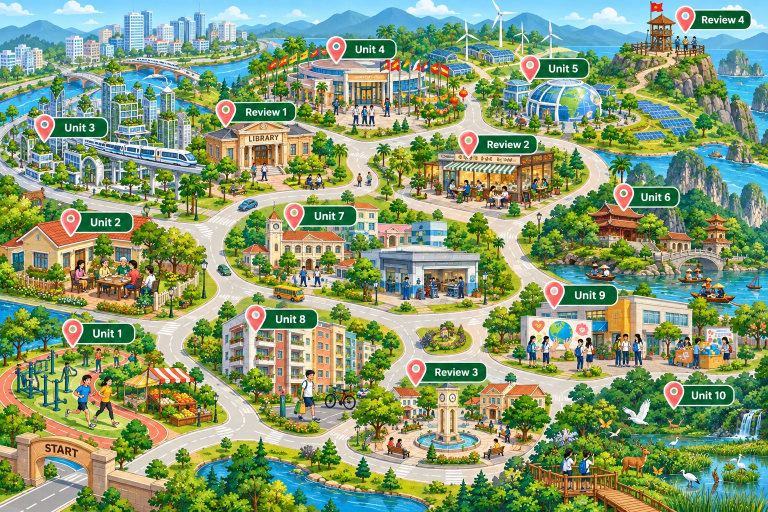
#> input picture grade11/assets/map.webp, 1536 x 1024 px (shown at 1/2 size)
$ python make-unit-maps.py
#> lines starting #> are read from the running program, lines starting #| are printed output that depends on the picture
#!/usr/bin/env python3
"""
make-unit-maps.py — dựng 10 bản đồ unit lớp 11 từ chính bản đồ chính (map.webp).

Vì sao có tệp này: bố cục bản đồ unit cô duyệt (Global_Success_11_preview.jpg)
là bố cục ghép — nền là bản đồ chính làm mờ, 8 thẻ tiết, dải 3 ô cảnh cắt từ khu
của unit đó. Bản xem trước chỉ ~480×320 mỗi unit, chiếu lên là vỡ, nên dựng lại ở
1536×1024 từ map.webp gốc. Toạ độ thẻ lấy đúng Global_Success_11_coordinates.json.

Cách chạy (từ thư mục Global_Success_11):
    python3 tools/make-unit-maps.py
Ghi đè assets/unit01-map.webp … unit10-map.webp và in toạ độ vùng bấm.

Chỉ dùng lúc dựng bài. KHÔNG phải một phần của trang chạy.
"""
import os
from PIL import Image, ImageDraw, ImageFilter, ImageFont

HERE = os.path.dirname(os.path.dirname(os.path.abspath(__file__)))
SRC = os.path.join(HERE, 'assets', 'map.webp')
W, H = 1536, 1024

GREEN = (11, 90, 46)          # đúng tông nhãn ghim trên bản đồ chính
GREEN_DARK = (8, 66, 36)
CREAM = (255, 248, 225)
CREAM_LINE = (232, 217, 168)
INK = (29, 59, 42)

FONT = '/System/Library/Fonts/Avenir Next.ttc'
def font(size, face='bold'):
    return ImageFont.truetype(FONT, size, index={'bold': 0, 'demi': 2, 'heavy': 8}[face])

TITLES = {1: 'A Long and Healthy Life', 2: 'The Generation Gap', 3: 'Cities of the Future',
          4: 'ASEAN and Viet Nam', 5: 'Global Warming', 6: 'Preserving Our Heritage',
          7: 'Education Options for School-leavers', 8: 'Becoming Independent',
          9: 'Social Issues', 10: 'The Ecosystem'}

LESSONS = ['Getting Started', 'Language', 'Reading', 'Speaking', 'Listening', 'Writing',
           'Communication\n& Culture', 'Looking Back\n& Project']

# Thẻ: (x0, y0, x1, y1) của thân thẻ — đúng file toạ độ. Hàng trên 01→04 trái sang
# phải, hàng dưới 05→08 phải sang trái (đường đi vòng chữ U).
COLS = [65, 425, 785, 1145]
CARD_W, CARD_H = 327, 149
TOP_Y, BOT_Y = 231, 794
CARDS = ([(x, TOP_Y) for x in COLS] + [(x, BOT_Y) for x in reversed(COLS)])
CIRCLE_R = 40                 # vòng tròn số: tâm ở giữa thẻ, cao hơn mép thẻ 35px

# Ba ô cảnh (x, y, w) cắt từ map.webp; h = w·300/455. Không cắt ngang nhãn nào.
CROPS = {
    1: [(0, 760, 400), (60, 707, 240), (232, 706, 250)],
    2: [(40, 405, 360), (120, 470, 230), (0, 484, 218)],
    3: [(0, 0, 340), (220, 260, 230), (60, 40, 270)],
    4: [(600, 60, 310), (600, 128, 250), (700, 130, 200)],
    5: [(880, 0, 380), (1080, 166, 200), (1150, 180, 260)],
    6: [(1200, 300, 336), (1240, 434, 220), (1300, 460, 236)],
    7: [(540, 400, 300), (460, 472, 200), (720, 480, 250)],
    8: [(430, 600, 300), (560, 700, 180), (430, 668, 200)],
    9: [(1030, 555, 300), (1040, 618, 220), (1220, 618, 200)],
    10: [(1060, 820, 310), (1180, 860, 230), (1380, 820, 156)],
}
STRIP = (44, 400, 1492, 742)
PANEL_W, PANEL_H, PANEL_Y = 453, 300, 421


def rounded(im, box, r, fill=None, outline=None, width=1):
    ImageDraw.Draw(im).rounded_rectangle(box, r, fill=fill, outline=outline, width=width)


def shadow(base, box, r, offset=6, blur=9, alpha=70):
    sh = Image.new('RGBA', base.size, (0, 0, 0, 0))
    x0, y0, x1, y1 = box
    rounded(sh, (x0, y0 + offset, x1, y1 + offset), r, fill=(10, 40, 20, alpha))
    base.alpha_composite(sh.filter(ImageFilter.GaussianBlur(blur)))


def centered(d, xy, text, f, fill, spacing=4):
    d.multiline_text(xy, text, font=f, fill=fill, anchor='mm', align='center', spacing=spacing)


def dashes(d, pts, color, width=9, dash=24, gap=18):
    import math
    for (xa, ya), (xb, yb) in zip(pts, pts[1:]):
        L = math.hypot(xb - xa, yb - ya); t = 0
        while t < L:
            t1 = min(t + dash, L)
            d.line([(xa + (xb - xa) * t / L, ya + (yb - ya) * t / L),
                    (xa + (xb - xa) * t1 / L, ya + (yb - ya) * t1 / L)], fill=color, width=width)
            t += dash + gap


def build(u, src):
    # nền: bản đồ chính làm mờ + màn kem nhẹ cho thẻ nổi
    im = src.filter(ImageFilter.GaussianBlur(7)).convert('RGBA')
    im.alpha_composite(Image.new('RGBA', (W, H), (255, 250, 232, 70)))
    d = ImageDraw.Draw(im)

    # đường đi chữ U nối 8 thẻ
    dashes(d, [(90, 305), (1490, 305), (1490, 868), (90, 868)], (255, 243, 196, 230))

    # khung tiêu đề
    head = (36, 24, 1500, 156)
    shadow(im, head, 26)
    rounded(im, head, 26, fill=CREAM, outline=GREEN, width=4)
    d = ImageDraw.Draw(im)
    d.polygon([(66, 24), (250, 24), (250, 150), (158, 182), (66, 150)], fill=GREEN)
    centered(d, (158, 80), f'UNIT {u:02d}', font(38), (255, 255, 255))
    for dx in (-14, 14):                                   # hai lá nhỏ dưới chữ, như mẫu
        d.ellipse((158 + dx - 9, 118, 158 + dx + 9, 134), fill=(178, 222, 150))
    title = TITLES[u]
    size = 66
    while font(size).getlength(title) > 1080 and size > 40:
        size -= 2
    d.text((282, 90), title, font=font(size), fill=GREEN_DARK, anchor='lm')
    # ngôi sao trang trí góc phải
    sx, sy = 1452, 72
    d.polygon([(sx, sy - 22), (sx + 6, sy - 6), (sx + 22, sy), (sx + 6, sy + 6),
               (sx, sy + 22), (sx - 6, sy + 6), (sx - 22, sy), (sx - 6, sy - 6)], fill=GREEN)
    for ox, oy, r in ((-34, -18, 3), (-30, 26, 3), (20, 34, 2)):
        d.ellipse((sx + ox - r, sy + oy - r, sx + ox + r, sy + oy + r), fill=GREEN)

    # dải ô cảnh
    shadow(im, STRIP, 28)
    rounded(im, STRIP, 28, fill=CREAM, outline=GREEN, width=5)
    for i, (x, y, w) in enumerate(CROPS[u]):
        h = round(w * 300 / 455)
        tile = src.crop((x, y, x + w, y + h)).resize((PANEL_W, PANEL_H), Image.LANCZOS)
        px = 66 + i * (PANEL_W + 22)
        mask = Image.new('L', tile.size, 0)
        ImageDraw.Draw(mask).rounded_rectangle((0, 0, PANEL_W - 1, PANEL_H - 1), 18, fill=255)
        im.paste(tile, (px, PANEL_Y), mask)
        rounded(im, (px, PANEL_Y, px + PANEL_W - 1, PANEL_Y + PANEL_H - 1), 18,
                outline=(255, 255, 255), width=3)

    # 8 thẻ tiết
    boxes = []
    for i, (x, y) in enumerate(CARDS):
        box = (x, y, x + CARD_W, y + CARD_H)
        shadow(im, box, 22)
        rounded(im, box, 22, fill=CREAM, outline=GREEN, width=5)
        rounded(im, (x + 9, y + 9, x + CARD_W - 9, y + CARD_H - 9), 15, outline=CREAM_LINE, width=2)
        d = ImageDraw.Draw(im)
        cx, cy = x + CARD_W // 2, y + 5
        d.ellipse((cx - CIRCLE_R - 6, cy - CIRCLE_R - 6, cx + CIRCLE_R + 6, cy + CIRCLE_R + 6), fill=CREAM)
        d.ellipse((cx - CIRCLE_R, cy - CIRCLE_R, cx + CIRCLE_R, cy + CIRCLE_R), fill=GREEN)
        centered(d, (cx, cy + 1), f'{i + 1:02d}', font(36), (255, 255, 255))
        label = LESSONS[i]
        two = '\n' in label
        centered(d, (cx, y + CARD_H - (52 if two else 42)), label, font(31 if not two else 29, 'demi'), INK, spacing=2)
        boxes.append((x, cy - CIRCLE_R - 6, x + CARD_W, y + CARD_H))

    # viền ngoài
    rounded(im, (5, 5, W - 6, H - 6), 30, outline=GREEN, width=10)
    rounded(im, (15, 15, W - 16, H - 16), 24, outline=(255, 248, 225, 200), width=2)
    return im.convert('RGB'), boxes


def main():
    src = Image.open(SRC).convert('RGB')
#> src is the input picture: PIL image 1536x1024 RGB; mean R, G, B 134.5, 154.7, 115.4
    assert src.size == (W, H), src.size
    for u in TITLES:
        im, boxes = build(u, src)
        out = os.path.join(HERE, 'assets', f'unit{u:02d}-map.webp')
        im.save(out, 'WEBP', quality=88, method=6)
        print(f'unit{u:02d}', os.path.getsize(out) // 1024, 'KB')
#> this loop made 10 passes
#> pass 1, in build, `im = src.filter(ImageFilter.GaussianBlur(7)).convert('RGBA')`:
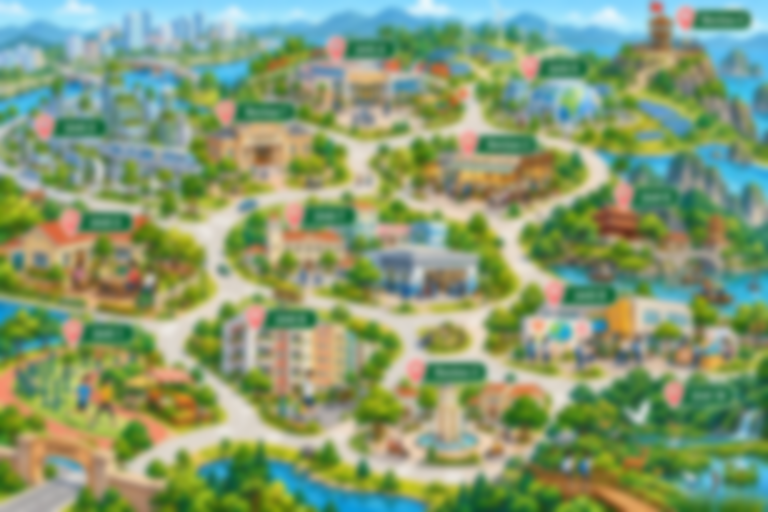
#> im: PIL image 1536x1024 RGBA (shown at 1/2 size); mean R, G, B, A 134.5, 154.7, 115.4, 255
#> pass 1, in main, `im, boxes = build(u, src)`:
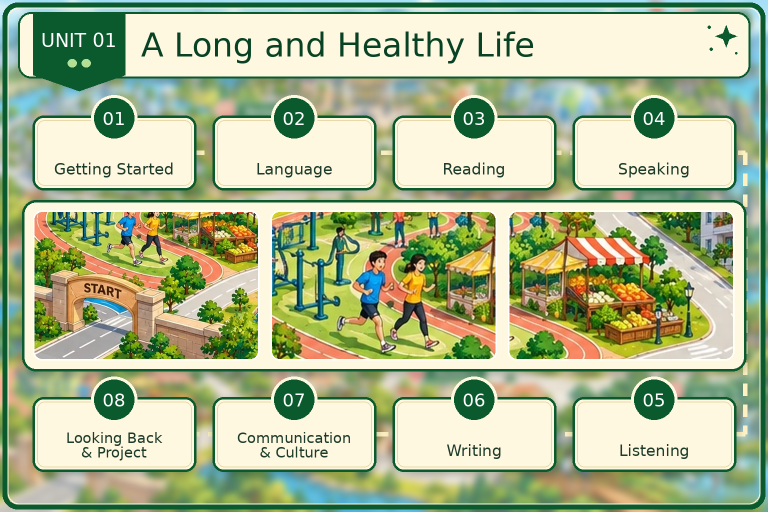
#> im: PIL image 1536x1024 RGB (shown at 1/2 size); mean R, G, B 172.8, 184.1, 145.9
#> pass 2, in main, `im, boxes = build(u, src)`:
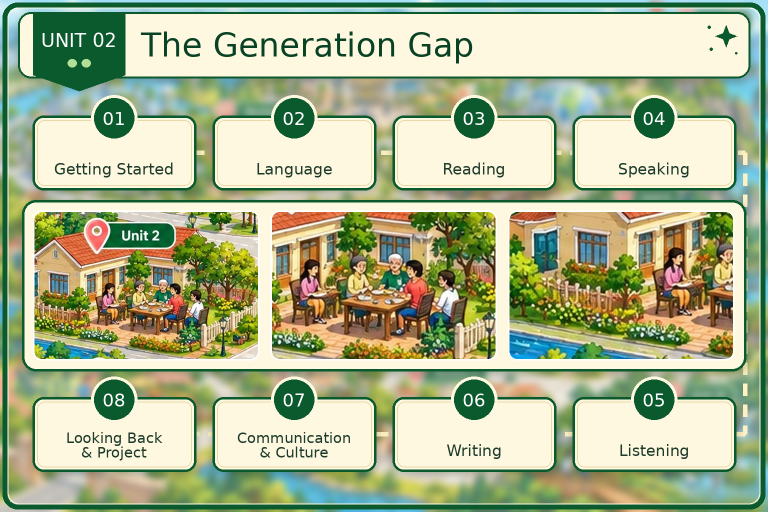
#> im: PIL image 1536x1024 RGB (shown at 1/2 size); mean R, G, B 171.4, 180.9, 145.1
#> after the loop:
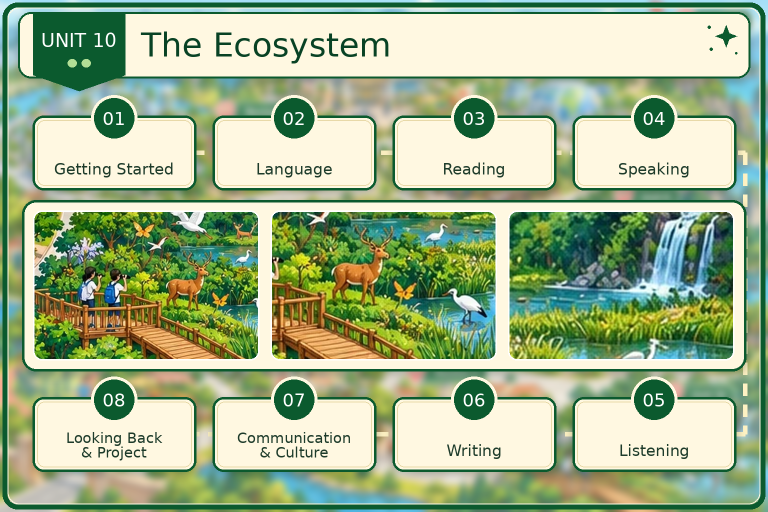
#> im: PIL image 1536x1024 RGB (shown at 1/2 size); mean R, G, B 160.8, 179.6, 142.1
    pad = 4
    print('\nVùng bấm (giống nhau cho cả 10 unit):')
    for i, (x0, y0, x1, y1) in enumerate(boxes, 1):
        x0, y0, x1, y1 = x0 - pad, y0 - pad, x1 + pad, y1 + pad
        print(f'  {i:02d}  --x:{x0/W*100:.2f}%; --y:{y0/H*100:.2f}%; '
              f'--w:{(x1-x0)/W*100:.2f}%; --h:{(y1-y0)/H*100:.2f}%')
#> this loop made 8 passes
#> (x0, y0, x1, y1) on passes 1 to 8: (61, 186, 396, 384), (421, 186, 756, 384), (781, 186, 1116, 384), (1141, 186, 1476, 384), (1141, 749, 1476, 947), (781, 749, 1116, 947), (421, 749, 756, 947), (61, 749, 396, 947)
#|   01  --x:3.97%; --y:18.16%; --w:21.81%; --h:19.34%
#|   02  --x:27.41%; --y:18.16%; --w:21.81%; --h:19.34%
#|   03  --x:50.85%; --y:18.16%; --w:21.81%; --h:19.34%
#|   04  --x:74.28%; --y:18.16%; --w:21.81%; --h:19.34%
#|   05  --x:74.28%; --y:73.14%; --w:21.81%; --h:19.34%
#|   06  --x:50.85%; --y:73.14%; --w:21.81%; --h:19.34%
#|   07  --x:27.41%; --y:73.14%; --w:21.81%; --h:19.34%
#|   08  --x:3.97%; --y:73.14%; --w:21.81%; --h:19.34%


if __name__ == '__main__':
    main()
